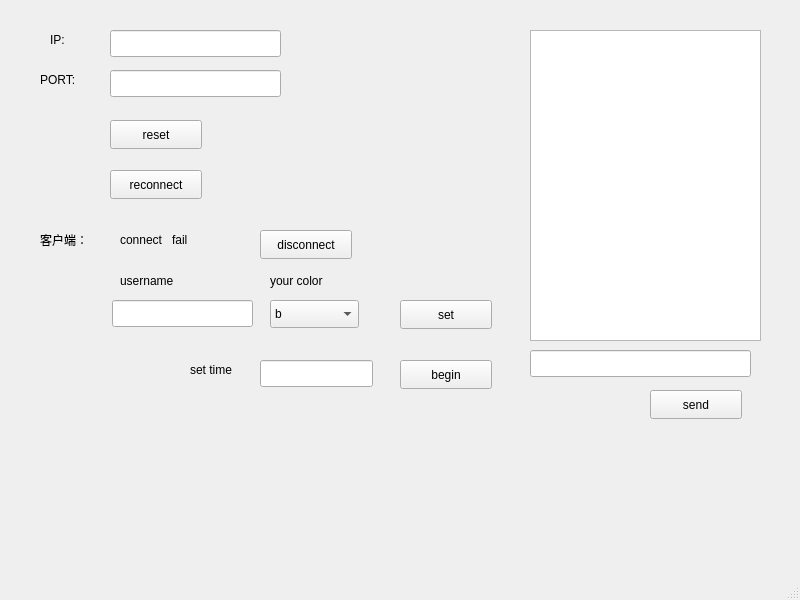
<?xml version="1.0" encoding="UTF-8"?>
<ui version="4.0">
 <class>SettingsWindow</class>
 <widget class="QMainWindow" name="SettingsWindow">
  <property name="geometry">
   <rect>
    <x>0</x>
    <y>0</y>
    <width>800</width>
    <height>600</height>
   </rect>
  </property>
  <property name="windowTitle">
   <string>MainWindow</string>
  </property>
  <widget class="QWidget" name="centralwidget">
   <widget class="QLabel" name="label">
    <property name="geometry">
     <rect>
      <x>50</x>
      <y>30</y>
      <width>69</width>
      <height>20</height>
     </rect>
    </property>
    <property name="text">
     <string>IP:</string>
    </property>
   </widget>
   <widget class="QLabel" name="label2">
    <property name="geometry">
     <rect>
      <x>40</x>
      <y>70</y>
      <width>69</width>
      <height>20</height>
     </rect>
    </property>
    <property name="text">
     <string>PORT:</string>
    </property>
   </widget>
   <widget class="QLineEdit" name="ipEdit">
    <property name="geometry">
     <rect>
      <x>110</x>
      <y>30</y>
      <width>171</width>
      <height>27</height>
     </rect>
    </property>
   </widget>
   <widget class="QLineEdit" name="portEdit">
    <property name="geometry">
     <rect>
      <x>110</x>
      <y>70</y>
      <width>171</width>
      <height>27</height>
     </rect>
    </property>
   </widget>
   <widget class="QPushButton" name="reSetButton">
    <property name="geometry">
     <rect>
      <x>110</x>
      <y>120</y>
      <width>92</width>
      <height>29</height>
     </rect>
    </property>
    <property name="text">
     <string>reset</string>
    </property>
   </widget>
   <widget class="QPushButton" name="reConnectButton">
    <property name="geometry">
     <rect>
      <x>110</x>
      <y>170</y>
      <width>92</width>
      <height>29</height>
     </rect>
    </property>
    <property name="text">
     <string>reconnect</string>
    </property>
   </widget>
   <widget class="QLabel" name="connectLabel">
    <property name="geometry">
     <rect>
      <x>120</x>
      <y>230</y>
      <width>141</width>
      <height>20</height>
     </rect>
    </property>
    <property name="text">
     <string>connect   fail</string>
    </property>
   </widget>
   <widget class="QPushButton" name="beginButton">
    <property name="geometry">
     <rect>
      <x>400</x>
      <y>360</y>
      <width>92</width>
      <height>29</height>
     </rect>
    </property>
    <property name="text">
     <string>begin</string>
    </property>
   </widget>
   <widget class="QComboBox" name="usercolorBox">
    <property name="geometry">
     <rect>
      <x>270</x>
      <y>300</y>
      <width>89</width>
      <height>28</height>
     </rect>
    </property>
    <item>
     <property name="text">
      <string comment="b" extracomment="b">b</string>
     </property>
    </item>
    <item>
     <property name="text">
      <string comment="w" extracomment="w">w</string>
     </property>
    </item>
   </widget>
   <widget class="QLabel" name="label4">
    <property name="geometry">
     <rect>
      <x>270</x>
      <y>270</y>
      <width>91</width>
      <height>21</height>
     </rect>
    </property>
    <property name="text">
     <string>your color</string>
    </property>
   </widget>
   <widget class="QLabel" name="label3">
    <property name="geometry">
     <rect>
      <x>120</x>
      <y>270</y>
      <width>91</width>
      <height>21</height>
     </rect>
    </property>
    <property name="text">
     <string>username</string>
    </property>
   </widget>
   <widget class="QLineEdit" name="usernameEdit">
    <property name="geometry">
     <rect>
      <x>112</x>
      <y>300</y>
      <width>141</width>
      <height>27</height>
     </rect>
    </property>
   </widget>
   <widget class="QPushButton" name="setButton">
    <property name="geometry">
     <rect>
      <x>400</x>
      <y>300</y>
      <width>92</width>
      <height>29</height>
     </rect>
    </property>
    <property name="text">
     <string>set</string>
    </property>
   </widget>
   <widget class="QLabel" name="label_2">
    <property name="geometry">
     <rect>
      <x>40</x>
      <y>230</y>
      <width>69</width>
      <height>20</height>
     </rect>
    </property>
    <property name="text">
     <string>客户端：</string>
    </property>
   </widget>
   <widget class="QPushButton" name="disconnectButton">
    <property name="geometry">
     <rect>
      <x>260</x>
      <y>230</y>
      <width>92</width>
      <height>29</height>
     </rect>
    </property>
    <property name="text">
     <string>disconnect</string>
    </property>
   </widget>
   <widget class="QTextEdit" name="textEdit">
    <property name="geometry">
     <rect>
      <x>530</x>
      <y>30</y>
      <width>231</width>
      <height>311</height>
     </rect>
    </property>
   </widget>
   <widget class="QLineEdit" name="sendEdit">
    <property name="geometry">
     <rect>
      <x>530</x>
      <y>350</y>
      <width>221</width>
      <height>27</height>
     </rect>
    </property>
   </widget>
   <widget class="QPushButton" name="sendButton">
    <property name="geometry">
     <rect>
      <x>650</x>
      <y>390</y>
      <width>92</width>
      <height>29</height>
     </rect>
    </property>
    <property name="text">
     <string>send</string>
    </property>
   </widget>
   <widget class="QLabel" name="label_3">
    <property name="geometry">
     <rect>
      <x>190</x>
      <y>360</y>
      <width>69</width>
      <height>20</height>
     </rect>
    </property>
    <property name="text">
     <string>set time</string>
    </property>
   </widget>
   <widget class="QLineEdit" name="timeEdit">
    <property name="geometry">
     <rect>
      <x>260</x>
      <y>360</y>
      <width>113</width>
      <height>27</height>
     </rect>
    </property>
   </widget>
  </widget>
  <widget class="QMenuBar" name="menubar">
   <property name="geometry">
    <rect>
     <x>0</x>
     <y>0</y>
     <width>800</width>
     <height>25</height>
    </rect>
   </property>
  </widget>
  <widget class="QStatusBar" name="statusbar"/>
 </widget>
 <resources/>
 <connections/>
</ui>
